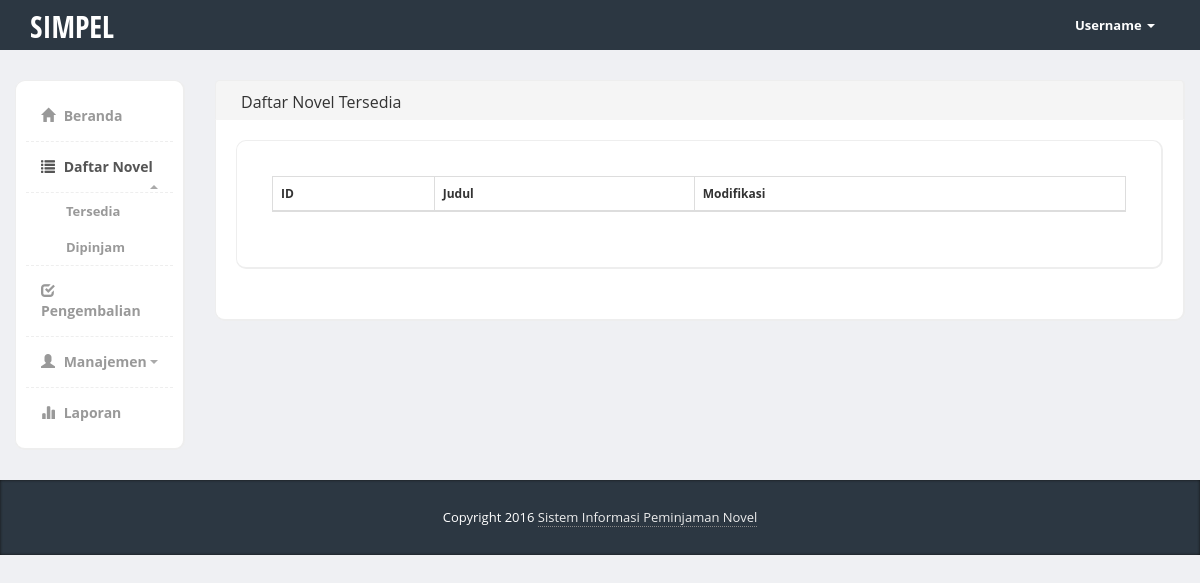
Page /index.php/admin_daftar_novel on the earlier database version.
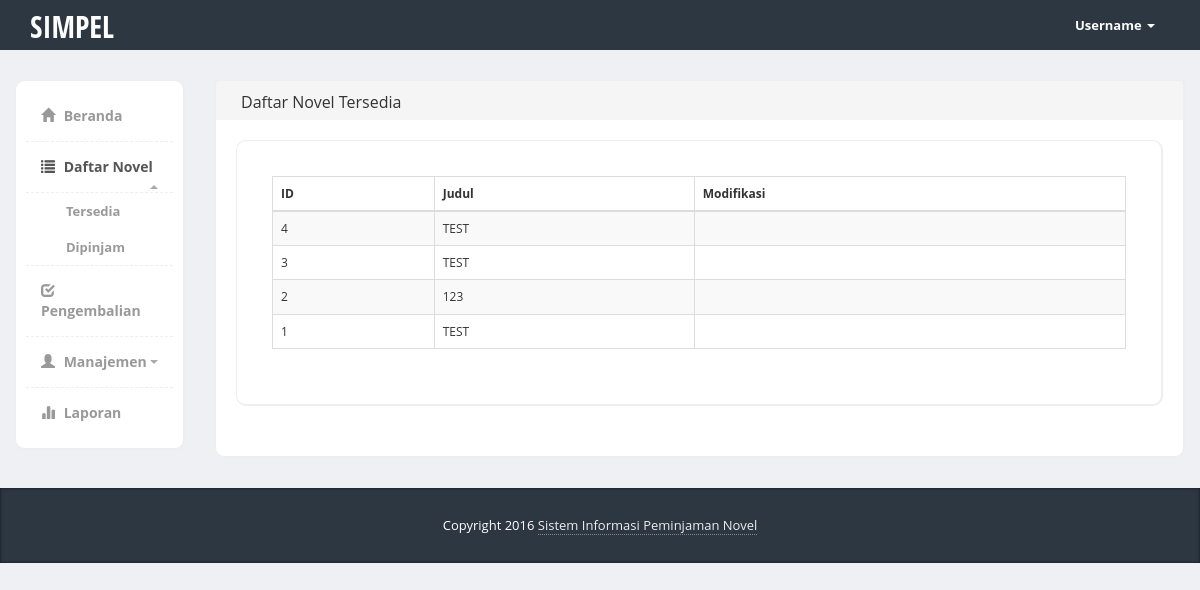
Same page on the later database version.
### tables this page shows
CREATE TABLE `tbl_novel` (
  `id_novel` int(11) NOT NULL,
  `judul` varchar(255) NOT NULL,
  `deskripsi` text NOT NULL,
  `gambar` text NOT NULL,
  `stok` int(11) NOT NULL
);

### application/controllers/Admin_daftar_novel.php (called while the page is built, shortened)
<?php
class Admin_daftar_novel extends CI_Controller {
	public function __construct() {
		$this->load->model('m_novel');
    }
	public function index()
	{
		$this->load->view('admin_header');
		$this->load->view('admin_daftar_tersedia');
	}
}

### index.php (called while the page is built, shortened)
<?php
require_once BASEPATH.'core/CodeIgniter.php';

### application/models/M_novel.php (called while the page is built, shortened)
<?php
class M_novel extends CI_Model {
	public function tampil_novel() {
        $sql = "select * from tbl_novel order by id_novel desc";
        return $this->db->query($sql);
    }
}
?>

### application/views/admin_daftar_tersedia.php (the view)
				<div class="col-md-10">
					<div class="row">
						<div class="col-md-12">
							<div class="content-box-header panel-heading">
								<div class="panel-title ">Daftar Novel Tersedia</div>
							</div>
							<div class="content-box-large box-with-header">
								<div class="content-box-large">
									<div class="panel-body">
										<table cellpadding="0" cellspacing="0" border="0" class="table table-striped table-bordered" id="example">
											<thead>
												<tr>
													<th>ID</th>
													<th>Judul</th>
													<th>Modifikasi</th>
												</tr>
											</thead>
											<tbody>
												<?php
													$query = $this->m_novel->tampil_novel();
													foreach($query->result() as $row){
												?>
												<tr>
													<td><?php echo $row->id_novel; ?></td>
													<td><?php echo $row->judul; ?></td>
													<td></td>
												</tr>
												<?php
													}
												?>
											</tbody>
										</table>
									</div>
								</div>
							</div>
						</div>
					</div>
				</div>
			</div>
		</div>
		<footer>
			<div class="container">
				<div class="copy text-center">
				   Copyright 2016 <a href="<?php echo site_url(); ?>admin_beranda">Sistem Informasi Peminjaman Novel</a>
				</div>
			</div>
		</footer>
	</body>
</html>

Differences in the rows shown:
added tbl_novel: id_novel "4", judul "TEST"
added tbl_novel: id_novel "3", judul "TEST"
added tbl_novel: id_novel "2", judul "123"
added tbl_novel: id_novel "1", judul "TEST"
